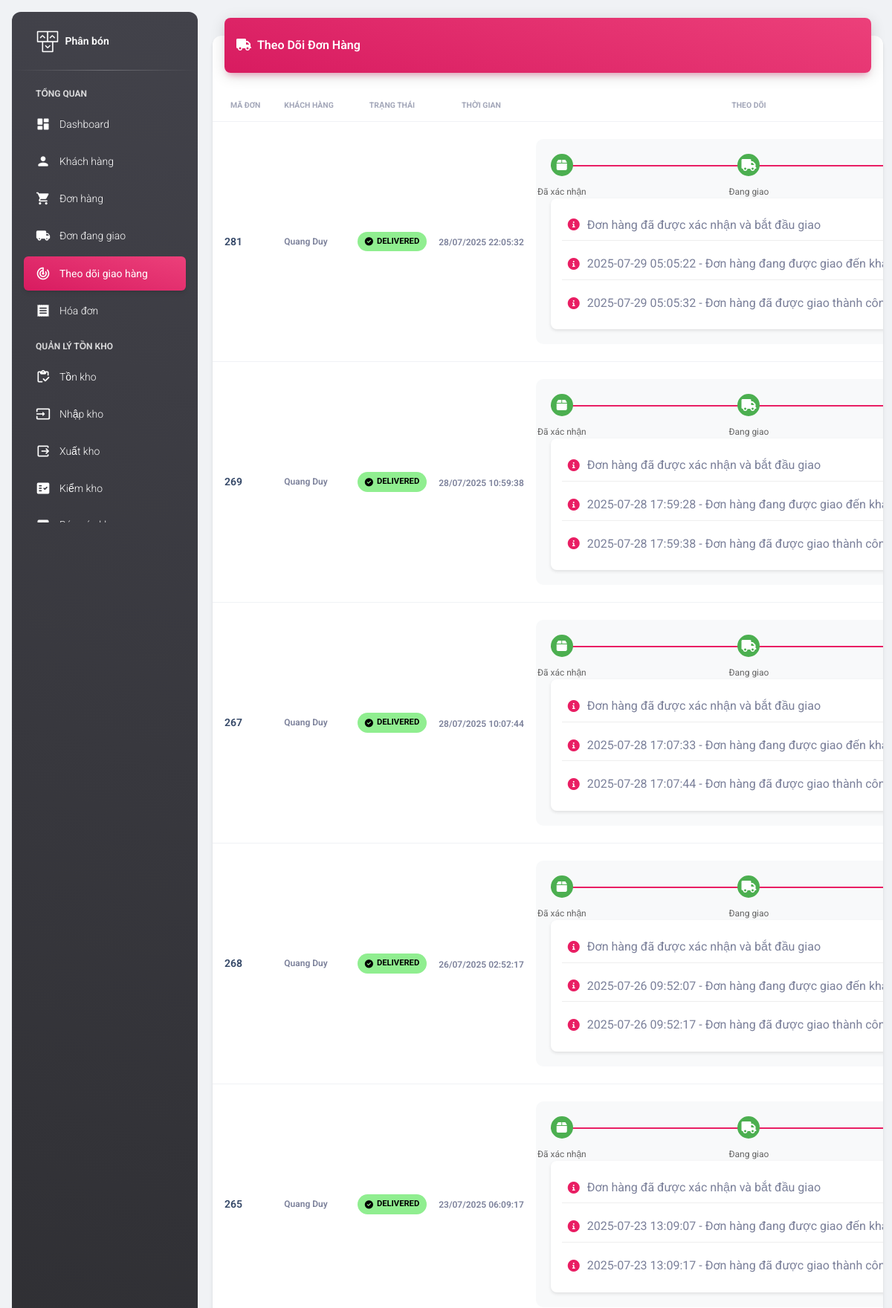
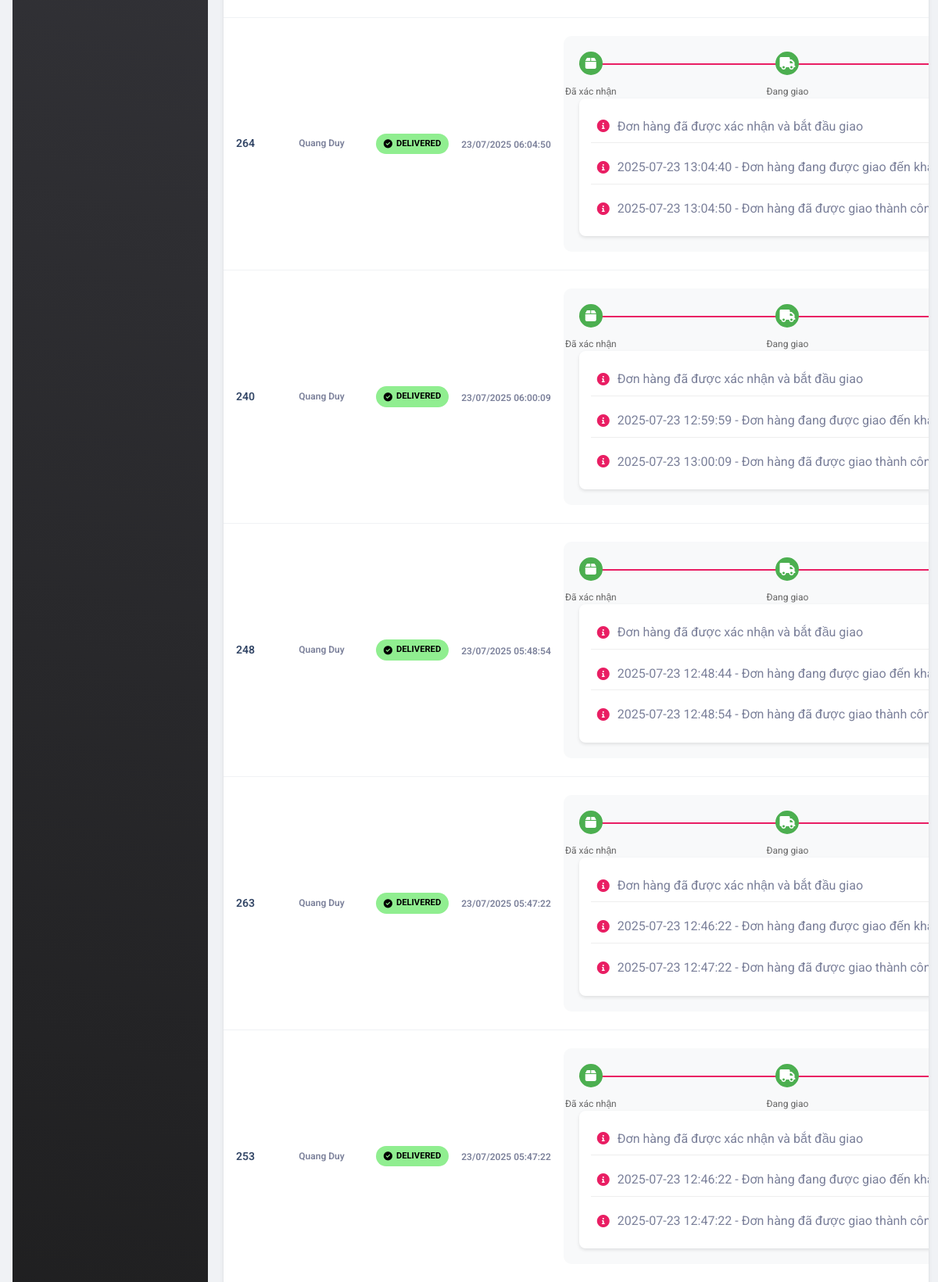
Screenshot of /admin/delivery_tracking.php (signed in, upper part) with the database file from the repository (2 pictures, top to bottom).
### tables this page shows
CREATE TABLE `delivery_status` (
  `id` int(11) NOT NULL,
  `HD_STT` int(11) NOT NULL,
  `status` enum('NEW','PROCESSING','DELIVERING','DELIVERED','FAILED') NOT NULL DEFAULT 'NEW',
  `created_at` timestamp NOT NULL DEFAULT current_timestamp(),
  `updated_at` timestamp NOT NULL DEFAULT current_timestamp() ON UPDATE current_timestamp(),
  `estimated_delivery` timestamp NULL DEFAULT NULL,
  `tracking_info` text DEFAULT NULL
);

CREATE TABLE `hoa_don` (
  `HD_STT` int(11) NOT NULL,
  `TT_MA` int(11) NOT NULL,
  `DVC_MA` int(11) DEFAULT NULL,
  `NV_MA` int(11) NOT NULL,
  `PTTT_MA` int(11) NOT NULL,
  `KM_MA` int(11) DEFAULT NULL,
  `GH_MA` int(11) DEFAULT NULL,
  `HD_NGAYLAP` datetime NOT NULL,
  `HD_TONGTIEN` float NOT NULL,
  `HD_PHISHIP` float DEFAULT 0,
  `HD_GIAMGIA` double DEFAULT 0,
  `HD_LIDOHUY` varchar(200) DEFAULT NULL,
  `HD_DIACHI` text DEFAULT NULL,
  `HD_TENNGUOINHAN` varchar(100) DEFAULT NULL,
  `HD_SDT` varchar(20) DEFAULT NULL,
  `HD_EMAIL` varchar(150) DEFAULT NULL,
  `HD_GHICHU` text DEFAULT NULL,
  `KH_MA` int(11) DEFAULT NULL,
  `HD_MAGIAODICH` varchar(50) DEFAULT NULL COMMENT 'Mã giao dịch từ VNPay',
  `HD_TRANGTHAI` enum('Chờ xác nhận','Đã xác nhận','Đang chuẩn bị hàng','Đang giao hàng','Đã giao hàng','Đã hủy','Hoàn thành') NOT NULL DEFAULT 'Chờ xác nhận'
);

CREATE TABLE `khach_hang` (
  `KH_MA` int(11) NOT NULL,
  `KH_TEN` varchar(100) NOT NULL,
  `KH_DIACHI` text NOT NULL,
  `KH_SDT` varchar(10) NOT NULL,
  `KH_NGAYSINH` datetime DEFAULT NULL,
  `KH_EMAIL` varchar(150) NOT NULL,
  `KH_GIOITINH` char(1) DEFAULT NULL,
  `KH_NGAYDK` datetime NOT NULL,
  `KH_TENDANGNHAP` varchar(50) NOT NULL,
  `KH_MATKHAU` varchar(50) NOT NULL,
  `KH_AVATAR` varchar(200) NOT NULL,
  `KH_GOOGLEID` varchar(255) DEFAULT NULL
);

### admin/delivery_tracking.php (the view, shortened to what this page needs)
<?php
include 'connect.php';
include 'head.php';
?>
<!DOCTYPE html>
<html lang="en">
<head>
    <link href="https://cdnjs.cloudflare.com/ajax/libs/font-awesome/6.0.0/css/all.min.css" rel="stylesheet">
</head>
<body class="g-sidenav-show bg-gray-200">
    <?php include 'aside.php'; ?>
    <main class="main-content position-relative max-height-vh-100 h-100 border-radius-lg">
        <div class="container-fluid py-4">
            <div class="row">
                <div class="col-12">
                    <div class="card my-4">
                        <div class="card-header p-0 position-relative mt-n4 mx-3 z-index-2">
                            <div class="bg-gradient-primary shadow-primary border-radius-lg pt-4 pb-3">
                                <h6 class="text-white text-capitalize ps-3">
                                    <i class="fas fa-truck me-2"></i>Theo dõi đơn hàng
                                </h6>
                            </div>
                        </div>
                        <div class="card-body px-0 pb-2">
                            <div class="table-responsive p-0">
                                <table class="table align-items-center mb-0">
                                    <thead>
                                        <tr>
                                            <th class="text-uppercase text-secondary text-xxs font-weight-bolder opacity-7">Mã đơn</th>
                                            <th class="text-uppercase text-secondary text-xxs font-weight-bolder opacity-7 ps-2">Khách hàng</th>
                                            <th class="text-center text-uppercase text-secondary text-xxs font-weight-bolder opacity-7">Trạng thái</th>
                                            <th class="text-center text-uppercase text-secondary text-xxs font-weight-bolder opacity-7">Thời gian</th>
                                            <th class="text-center text-uppercase text-secondary text-xxs font-weight-bolder opacity-7">Theo dõi</th>
                                        </tr>
                                    </thead>
                                    <tbody id="orderTableBody">
                                        <?php
                                        $sql = "SELECT ds.*, hd.HD_STT, kh.KH_TEN
                                               FROM delivery_status ds
                                               JOIN hoa_don hd ON ds.HD_STT = hd.HD_STT
                                               JOIN khach_hang kh ON hd.KH_MA = kh.KH_MA
                                               ORDER BY ds.updated_at DESC";
                                        $result = $conn->query($sql);
                                        while ($row = $result->fetch_assoc()) {
                                            echo '<tr id="order-'.$row['HD_STT'].'" class="order-card">';
                                            echo '<td><div class="d-flex px-2 py-1"><div class="d-flex flex-column justify-content-center"><h6 class="mb-0 text-sm">'.$row['HD_STT'].'</h6></div></div></td>';
                                            echo '<td><p class="text-xs font-weight-bold mb-0">'.htmlspecialchars($row['KH_TEN']).'</p></td>';
                                            echo '<td class="align-middle text-center text-sm">';
                                            echo '<span class="status-badge status-'.$row['status'].'">';
                                            switch($row['status']) {
                                                case 'DELIVERED':
                                                    echo '<i class="fas fa-check-circle"></i> ';
                                                    break;
                                            }
                                            echo $row['status'].'</span></td>';
                                            echo '<td class="align-middle text-center"><span class="text-secondary text-xs font-weight-bold">'.date('d/m/Y H:i:s', strtotime($row['updated_at'])).'</span></td>';
                                            echo '<td class="align-middle">';
                                            echo '<div class="delivery-track">';
                                            echo '<div class="delivery-progress">';
                                            echo '<div class="progress-line">';
                                            $progress = 0;
                                            switch($row['status']) {
                                                case 'DELIVERED': $progress = 100; break;
                                            }
                                            echo '<div class="progress-line-fill" style="width: '.$progress.'%"></div>';
                                            echo '</div>';
                                            $steps = [
                                                ['icon' => 'box', 'label' => 'Đã xác nhận', 'completed' => true],
                                                ['icon' => 'truck', 'label' => 'Đang giao', 'completed' => in_array($row['status'], ['DELIVERING', 'DELIVERED'])],
                                                ['icon' => 'check-circle', 'label' => 'Đã giao', 'completed' => $row['status'] === 'DELIVERED']
                                            ];
                                            foreach($steps as $index => $step) {
                                                $stepClass = $step['completed'] ? 'completed' : ($row['status'] === 'DELIVERING' && $index === 1 ? 'active' : '');
                                                echo '<div class="progress-step '.$stepClass.'">';
                                                echo '<i class="fas fa-'.$step['icon'].'"></i>';
                                                echo '<span class="step-label">'.$step['label'].'</span>';
                                                echo '</div>';
                                            }
                                            echo '</div>';
                                            echo '<div class="delivery-info">';
                                            $tracking_info_array = explode("\n", $row['tracking_info']);
                                            foreach ($tracking_info_array as $info) {
                                                if (!empty($info)) {
                                                    echo '<div class="delivery-info-item">';
                                                    echo '<i class="fas fa-info-circle"></i>';
                                                    echo '<span>'.htmlspecialchars($info).'</span>';
                                                    echo '</div>';
                                                }
                                            }
                                            echo '</div>';
                                            echo '</div>';
                                            echo '</td>';
                                            echo '</tr>';
                                        }
                                        ?>
                                    </tbody>
                                </table>
                            </div>
                        </div>
                    </div>
                </div>
            </div>
        </div>
    </main>
</body>
</html>

### admin/delivery_tracking.php (style rules this page uses)
.status-badge { padding: 5px 10px; border-radius: 15px; font-size: 0.8em; font-weight: bold; display: inline-flex; align-items: center; gap: 5px; }
.status-DELIVERED { background-color: #90EE90; color: #000; }
.delivery-track { position: relative; padding: 20px; background: #f8f9fa; border-radius: 10px; margin: 15px 0; }
.delivery-progress { display: flex; justify-content: space-between; align-items: center; position: relative; margin-bottom: 30px; }
.progress-step { position: relative; width: 30px; height: 30px; border-radius: 50%; background: #fff; border: 2px solid #e91e63; z-index: 2; display: flex; align-items: center; justify-content: center; transition: all 0.3s ease; }
.progress-step.completed { background: #4CAF50; border-color: #4CAF50; color: #fff; }
.progress-line { position: absolute; top: 15px; left: 0; right: 0; height: 2px; background: #e0e0e0; z-index: 1; }
.progress-line-fill { position: absolute; top: 0; left: 0; height: 100%; background: #e91e63; transition: width 0.5s ease; }
.step-label { position: absolute; top: 40px; left: 50%; transform: translateX(-50%); font-size: 12px; white-space: nowrap; color: #666; }
.delivery-info { background: #fff; padding: 15px; border-radius: 8px; box-shadow: 0 2px 4px rgba(0,0,0,0.1); margin-top: 20px; }
.delivery-info-item { display: flex; align-items: center; margin-bottom: 10px; padding: 8px; border-bottom: 1px solid #eee; }
.delivery-info-item i { margin-right: 10px; color: #e91e63; }
.delivery-info-item:last-child { border-bottom: none; margin-bottom: 0; }
.order-card { transition: transform 0.3s ease, box-shadow 0.3s ease; }

### rows the page displays
delivery_status: HD_STT.HD_STT "281", khach_hang.KH_TEN "Quang Duy", status "DELIVERED", updated_at "28/07/2025 22:05:32", label "Đã xác nhận", label "Đang giao", tracking_info "Đơn hàng đã được xác nhận và bắt đầu giao", tracking_info "2025-07-29 05:05:22 - Đơn hàng đang được giao đến…", tracking_info "2025-07-29 05:05:32 - Đơn hàng đã được giao thành…"
delivery_status: HD_STT.HD_STT "269", khach_hang.KH_TEN "Quang Duy", status "DELIVERED", updated_at "28/07/2025 10:59:38", label "Đã xác nhận", label "Đang giao", tracking_info "Đơn hàng đã được xác nhận và bắt đầu giao", tracking_info "2025-07-28 17:59:28 - Đơn hàng đang được giao đến…", tracking_info "2025-07-28 17:59:38 - Đơn hàng đã được giao thành…"
delivery_status: HD_STT.HD_STT "267", khach_hang.KH_TEN "Quang Duy", status "DELIVERED", updated_at "28/07/2025 10:07:44", label "Đã xác nhận", label "Đang giao", tracking_info "Đơn hàng đã được xác nhận và bắt đầu giao", tracking_info "2025-07-28 17:07:33 - Đơn hàng đang được giao đến…", tracking_info "2025-07-28 17:07:44 - Đơn hàng đã được giao thành…"
delivery_status: HD_STT.HD_STT "268", khach_hang.KH_TEN "Quang Duy", status "DELIVERED", updated_at "26/07/2025 02:52:17", label "Đã xác nhận", label "Đang giao", tracking_info "Đơn hàng đã được xác nhận và bắt đầu giao", tracking_info "2025-07-26 09:52:07 - Đơn hàng đang được giao đến…", tracking_info "2025-07-26 09:52:17 - Đơn hàng đã được giao thành…"
delivery_status: HD_STT.HD_STT "265", khach_hang.KH_TEN "Quang Duy", status "DELIVERED", updated_at "23/07/2025 06:09:17", label "Đã xác nhận", label "Đang giao", tracking_info "Đơn hàng đã được xác nhận và bắt đầu giao", tracking_info "2025-07-23 13:09:07 - Đơn hàng đang được giao đến…", tracking_info "2025-07-23 13:09:17 - Đơn hàng đã được giao thành…"
delivery_status: HD_STT.HD_STT "264", khach_hang.KH_TEN "Quang Duy", status "DELIVERED", updated_at "23/07/2025 06:04:50", label "Đã xác nhận", label "Đang giao", tracking_info "Đơn hàng đã được xác nhận và bắt đầu giao", tracking_info "2025-07-23 13:04:40 - Đơn hàng đang được giao đến…", tracking_info "2025-07-23 13:04:50 - Đơn hàng đã được giao thành…"
delivery_status: HD_STT.HD_STT "240", khach_hang.KH_TEN "Quang Duy", status "DELIVERED", updated_at "23/07/2025 06:00:09", label "Đã xác nhận", label "Đang giao", tracking_info "Đơn hàng đã được xác nhận và bắt đầu giao", tracking_info "2025-07-23 12:59:59 - Đơn hàng đang được giao đến…", tracking_info "2025-07-23 13:00:09 - Đơn hàng đã được giao thành…"
delivery_status: HD_STT.HD_STT "248", khach_hang.KH_TEN "Quang Duy", status "DELIVERED", updated_at "23/07/2025 05:48:54", label "Đã xác nhận", label "Đang giao", tracking_info "Đơn hàng đã được xác nhận và bắt đầu giao", tracking_info "2025-07-23 12:48:44 - Đơn hàng đang được giao đến…", tracking_info "2025-07-23 12:48:54 - Đơn hàng đã được giao thành…"
delivery_status: HD_STT.HD_STT "263", khach_hang.KH_TEN "Quang Duy", status "DELIVERED", updated_at "23/07/2025 05:47:22", label "Đã xác nhận", label "Đang giao", tracking_info "Đơn hàng đã được xác nhận và bắt đầu giao", tracking_info "2025-07-23 12:46:22 - Đơn hàng đang được giao đến…", tracking_info "2025-07-23 12:47:22 - Đơn hàng đã được giao thành…"
delivery_status: HD_STT.HD_STT "253", khach_hang.KH_TEN "Quang Duy", status "DELIVERED", updated_at "23/07/2025 05:47:22", label "Đã xác nhận", label "Đang giao", tracking_info "Đơn hàng đã được xác nhận và bắt đầu giao", tracking_info "2025-07-23 12:46:22 - Đơn hàng đang được giao đến…", tracking_info "2025-07-23 12:47:22 - Đơn hàng đã được giao thành…"
